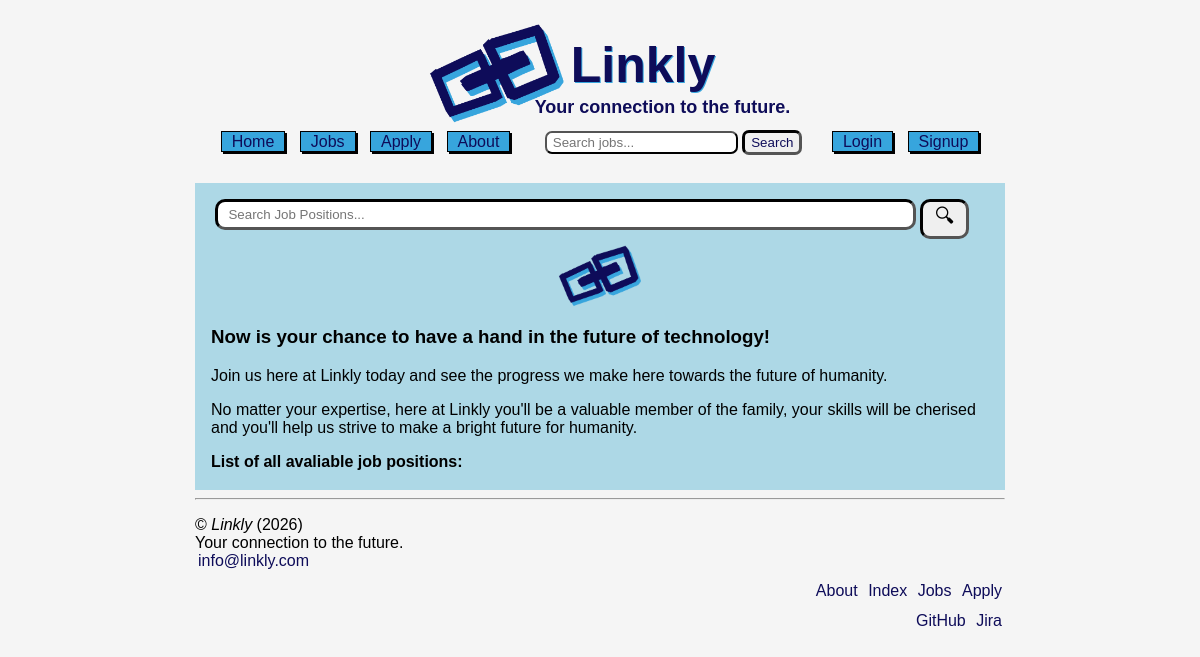
Before: /jobs.php with the older database file.
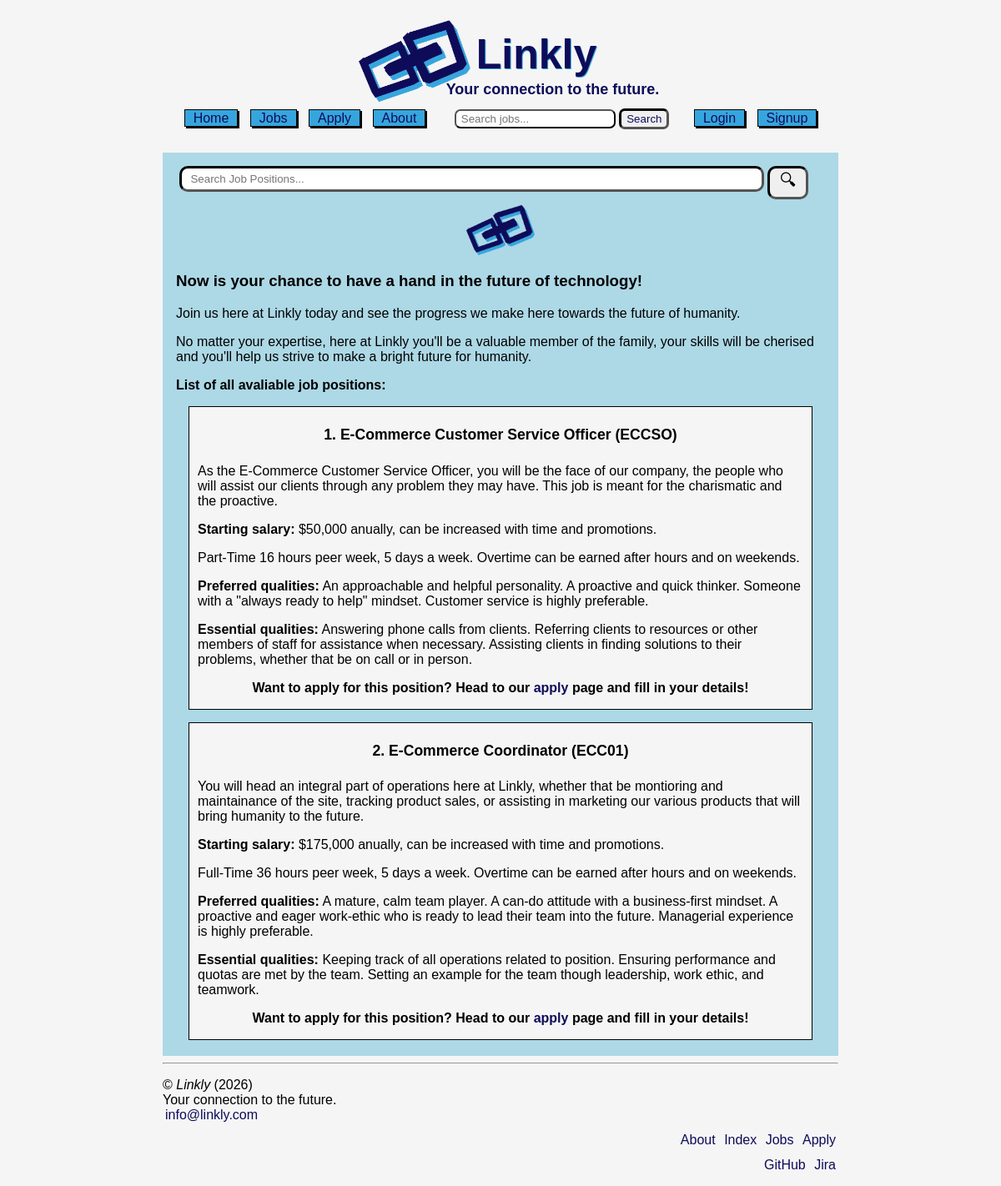
After: the same page with the newer database file.
### tables this page shows
CREATE TABLE `jobs` (
  `job_id` int(11) PRIMARY KEY NOT NULL AUTO_INCREMENT,
  `name` varchar(50) NOT NULL,
  `ref` varchar(5) DEFAULT NULL,
  `desc` varchar(300) NOT NULL,
  `salary` varchar(10) NOT NULL,
  `pref` varchar(300) NOT NULL,
  `ess` varchar(300) NOT NULL,
  `hours` varchar(15) NOT NULL
);

### jobs.php (the view, shortened to what this page needs)
<!DOCTYPE html>
<html lang="en">
<head>
    <link href="styles/styles.css" rel="stylesheet">
</head>
<body>
    <?php include 'inc_files/header.inc'; ?>
    <?php include 'inc_files/nav.inc'; ?>
    <article>
        <form action="search.php" method="GET">
            <input type="search" id="search" name="q" placeholder="Search Job Positions..." required>
            <button aria-label="Search button" type="submit"
                style="border-radius: 10px; border: 3px inset black;padding: 0px 12px;font-size: 20px;transform: translateY(4px);">🔍︎</button>
        </form>
        <img class="image1" src="images/logo.png" alt="Linkly Logo">
        <h3>Now is your chance to have a hand in the future of technology!</h3>
        <p>Join us here at Linkly today and see the progress we make here towards the future of humanity.</p>
        <p>No matter your expertise, here at Linkly you'll be a valuable member of the family, your skills will be
            cherised and you'll help us strive to make a bright future for humanity.</p>
        <p><strong>List of all avaliable job positions:</strong></p>
        <?php
                require_once 'settings.php';
                $conn = @mysqli_connect($host, $user, $pwd, $sql_db);
                $sql = "SELECT * FROM jobs";
                $result = mysqli_query($conn, $sql);
                while ($row = mysqli_fetch_assoc($result)) {
                        echo "<section class='job'>";
                        echo "<h4 style='text-align: center; font-size: 110%;'>{$row['job_id']}. {$row['name']} ({$row['ref']})</h4>";
                        echo "<p>{$row['desc']}</p>";
                        echo "<p><strong>Starting salary:</strong> {$row['salary']} anually, can be increased with time and promotions.</p>";
                        echo "<p>{$row['hours']} hours peer week, 5 days a week. Overtime can be earned after hours and on weekends.</p>";
                        echo "<p><strong>Preferred qualities:</strong> {$row['pref']}</p>";
                        echo "<p><strong>Essential qualities:</strong> {$row['ess']}</p>";
                        echo "<p style='text-align: center;'><strong>Want to apply for this position? Head to our <a href='apply.php'>apply</a> page and fill in your details!</strong></p>";
                        echo "</section>";
                    }
            ?>
    </article>
    <?php include 'inc_files/footer.inc'; ?>
</body>
</html>

### inc_files/header.inc
<header>
    <img class="image" src="images/logo.png" alt="Linkly logo">
    <h1>Linkly</h1>
    <h2>Your connection to the future.</h2>
</header>

### inc_files/nav.inc (shortened to what this page needs)
<nav>
    <ul>
        <li><p><a href="index.php" class="menu">Home</a></p></li>
        <li><p><a href="jobs.php" class="menu">Jobs</a></p=></li>
        <li><p><a href="apply.php" class="menu">Apply</a></p=></li>
        <li><p><a href="about.php" class="menu">About</a></p=></li>
        <li>
            <search>
                <form action="/search-results" method="GET">
                    <input type="search" id="searchBar" name="q" onkeyup="requiresJavaScriptLol()" placeholder="Search jobs...">
                    <button type="submit"><a href="search.php">Search</a></button>
                </form>
            </search>
        </li>
        <li><p><a href="login.php" class="menu">Login</a></p></li>
        <li><p><a href="signup.php" class="menu">Signup</a></p=></li>
    </ul>
</nav>

### inc_files/footer.inc
<footer>
    <hr>
    <p>&#169; <em>Linkly</em> (2026) <br> Your connection to the future.
    <br>
    <a href="info@linkly.com">info@linkly.com</a></p>
    <ul>
        <li><p class="menu"><a href="index.php">About</a></p></li>
        <li><p class="menu"><a href="jobs.php">Index</a></p></li>
        <li><p class="menu"><a href="apply.php">Jobs</a></p></li>
        <li><p class="menu"><a href="about.php">Apply</a></p></li>
    </ul>
    <ul>
        <li><p class="menu"><a href="https://github.com/106510563/applied-project-part2">GitHub</a></p></li>
        <li><p class="menu"><a href="https://ciarasmith.atlassian.net/?continue=https%3A%2F%2Fciarasmith.atlassian.net%2Fwelcome%2Fsoftware%3FprojectId%3D10033&atlOrigin=eyJpIjoiZDA2ZTYwMDVkOTU2NGZiNjk3NjZiYjMyMzRiMTlhZTIiLCJwIjoiamlyYS1zb2Z0d2FyZSJ9">Jira</a></p></li>
    </ul>
</footer>

### styles/styles.css (style rules this page uses)
body { width: 810px; max-width: 100%; margin: 0 auto 10px; background: whitesmoke; }
* { font-family: calibri, sans-serif; }
.image { margin-left: 232px; margin-top: 23px; width: 140px; }
a { text-decoration: none; color: #0e0c59; }
header h1 { color: #0e0c59; text-shadow: 1px 1px #37a5dd; font-size: 50px; margin-top: -92px; margin-left: 86px; text-align: center; }
header h2 { color: #0e0c59; text-align: center; font-size: 18px; margin-top: -30px; margin-left: 125px; }
nav ul { list-style: none; text-align: center; padding-left: 0px; margin-top: -16px; }
nav li { display: inline-block; }
nav .menu { background: #37a5dd; padding: 1px 10px; margin: 0 5px; text-decoration: none; border: 1px solid black; box-shadow: 2px 2px black; color: #0e0c59; font-size: 16px; }
button, input { border-radius: 7px; border: 3px inset black; padding: 2px 6px; }
li { display: list-item; }
footer a { margin: 0 3px 0 3px; text-decoration: none; color: #0e0c59; }
footer ul { text-align: right; margin: -20px 0; }
footer li { display: inline-block; }
#searchBar { border: 2px outset black; margin-left: 25px; }
article { background: lightblue; padding: 0.2em 1em 0.2em 01em; }
.job { border: 1px solid black; margin: 25px; width: auto; padding: 0 10px 0 10px; margin: 15px; background-color: whitesmoke; }
body > nav:nth-child(2) > ul:nth-child(1) > li:nth-child(6) > p:nth-child(1) { margin-left: 20px; }
html { scrollbar-color: darkblue white; }

### jobs.php (style rules this page uses)
#search { padding: 5px 10px; width: 90%; margin-top: 13px; border-radius: 10px; }
.image1 { width: 86px; display: flex; margin: 10px auto; }

Changed rows visible on the page:
added jobs: job_id "1", name "E-Commerce Customer Service Officer", ref "ECCSO", desc "As the E-Commerce Customer Service Officer, you will be the face of our company, the people who will assist our clients through any problem they may have. This job is meant for the charismatic and the proactive.", salary "$50,000", hours "Part-Time 16", pref "An approachable and helpful personality. A proactive and quick thinker. Someone with a \"always ready to help\" mindset. Customer service is highly preferable.", ess "Answering phone calls from clients. Referring clients to resources or other members of staff for assistance when necessary. Assisting clients in finding solutions to their problems, whether that be on call or in person."
added jobs: job_id "2", name "E-Commerce Coordinator", ref "ECC01", desc "You will head an integral part of operations here at Linkly, whether that be montioring and maintainance of the site, tracking product sales, or assisting in marketing our various products that will bring humanity to the future.", salary "$175,000", hours "Full-Time 36", pref "A mature, calm team player. A can-do attitude with a business-first mindset. A proactive and eager work-ethic who is ready to lead their team into the future. Managerial experience is highly preferable.", ess "Keeping track of all operations related to position. Ensuring performance and quotas are met by the team. Setting an example for the team though leadership, work ethic, and teamwork."
